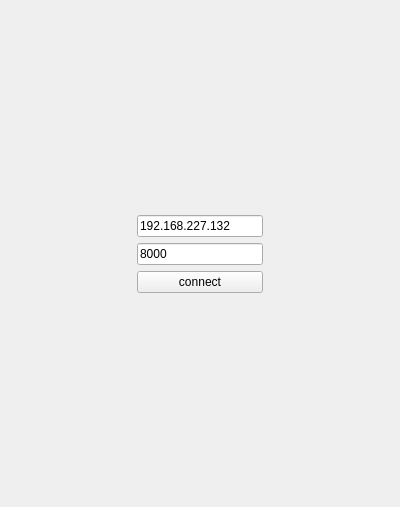
<?xml version="1.0" encoding="UTF-8"?>
<ui version="4.0">
 <class>ClientWidget</class>
 <widget class="QWidget" name="ClientWidget">
  <property name="geometry">
   <rect>
    <x>0</x>
    <y>0</y>
    <width>400</width>
    <height>507</height>
   </rect>
  </property>
  <property name="windowTitle">
   <string>Form</string>
  </property>
  <layout class="QGridLayout" name="gridLayout">
   <item row="2" column="0">
    <spacer name="horizontalSpacer">
     <property name="orientation">
      <enum>Qt::Horizontal</enum>
     </property>
     <property name="sizeHint" stdset="0">
      <size>
       <width>40</width>
       <height>20</height>
      </size>
     </property>
    </spacer>
   </item>
   <item row="4" column="1">
    <spacer name="verticalSpacer_2">
     <property name="orientation">
      <enum>Qt::Vertical</enum>
     </property>
     <property name="sizeHint" stdset="0">
      <size>
       <width>20</width>
       <height>40</height>
      </size>
     </property>
    </spacer>
   </item>
   <item row="1" column="1">
    <widget class="QLineEdit" name="lineEdit_ip">
     <property name="text">
      <string>192.168.227.132</string>
     </property>
    </widget>
   </item>
   <item row="2" column="1">
    <widget class="QLineEdit" name="lineEdit_port">
     <property name="text">
      <string>8000</string>
     </property>
    </widget>
   </item>
   <item row="3" column="1">
    <widget class="QPushButton" name="pushButton_connect">
     <property name="text">
      <string>connect</string>
     </property>
    </widget>
   </item>
   <item row="0" column="1">
    <spacer name="verticalSpacer">
     <property name="orientation">
      <enum>Qt::Vertical</enum>
     </property>
     <property name="sizeHint" stdset="0">
      <size>
       <width>20</width>
       <height>40</height>
      </size>
     </property>
    </spacer>
   </item>
   <item row="2" column="2">
    <spacer name="horizontalSpacer_2">
     <property name="orientation">
      <enum>Qt::Horizontal</enum>
     </property>
     <property name="sizeHint" stdset="0">
      <size>
       <width>40</width>
       <height>20</height>
      </size>
     </property>
    </spacer>
   </item>
  </layout>
 </widget>
 <resources/>
 <connections/>
</ui>
